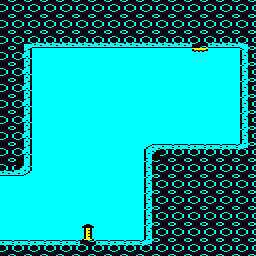

This is a level from a 2D game, rendered from its Tiled map with the project's own tilesets. A one-line summary and the complete map file follow:
An orthogonal 16x16 tile map with 16x16 px tiles, 1 tile layer (Tile Layer 1) and 3 objects (spawner, button, edge_exit).

<map version="1.8" tiledversion="1.8.2" orientation="orthogonal" renderorder="right-down" width="16" height="16" tilewidth="16" tileheight="16" infinite="0" backgroundcolor="#00ffff" nextlayerid="4" nextobjectid="12">
 <tileset firstgid="1" source="../../tiled/porthole.tsx" />
 <layer id="1" name="Tile Layer 1" width="16" height="16">
  <data encoding="csv">
54,54,54,54,54,54,54,54,54,54,54,54,54,54,54,54,
54,54,54,54,54,54,54,54,54,54,54,54,54,54,54,54,
54,44,35,35,35,35,35,35,35,35,35,35,54,35,35,43,
54,34,1,1,1,1,1,1,1,1,1,1,15,1,1,36,
54,34,1,1,1,1,1,1,1,1,1,1,1,1,1,36,
54,34,1,1,1,1,1,1,1,1,1,1,1,1,1,36,
54,34,1,1,1,1,1,1,1,1,1,1,1,1,1,36,
54,34,1,1,1,1,1,1,1,1,1,1,1,1,1,36,
54,34,1,1,1,1,1,1,1,1,1,1,1,1,1,36,
54,34,1,1,1,1,1,1,1,38,33,33,33,33,33,42,
35,40,1,1,1,1,1,1,1,36,54,54,54,54,54,54,
1,1,1,1,1,1,1,1,1,36,54,54,54,54,54,54,
1,1,1,1,1,1,1,1,1,36,54,54,54,54,54,54,
1,1,1,1,1,1,1,1,1,36,54,54,54,54,54,54,
1,1,1,1,1,2,1,1,1,36,54,54,54,54,54,54,
33,33,33,33,33,54,33,33,33,42,54,54,54,54,54,54
</data>
 </layer>
 <objectgroup id="2" name="objects">
  <object id="10" name="spawner_00" type="spawner" x="192" y="48">
   <properties>
    <property name="channel" value="1" />
    <property name="id" value="spawner_00" />
   </properties>
   <point />
  </object>
 </objectgroup>
 <objectgroup id="3" name="meta">
  <object id="9" name="button_00" type="button" x="80" y="224" width="16" height="16">
   <properties>
    <property name="channel" value="1" />
    <property name="id" value="button_00" />
   </properties>
  </object>
  <object id="11" name="edge_exit_05" type="edge_exit" x="0" y="176" width="16" height="64">
   <properties>
    <property name="id" value="edge_exit_05" />
    <property name="to" value="room02" />
   </properties>
  </object>
 </objectgroup>
</map>
